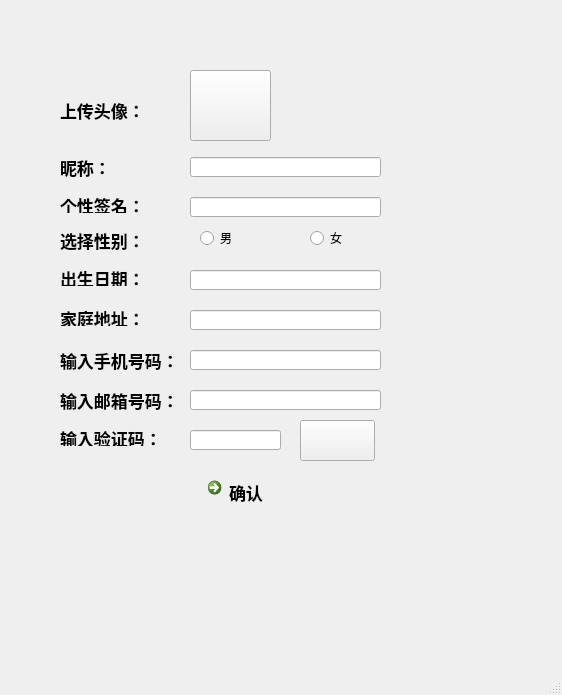
<?xml version="1.0" encoding="UTF-8"?>
<ui version="4.0">
 <class>MainWindow</class>
 <widget class="QMainWindow" name="MainWindow">
  <property name="geometry">
   <rect>
    <x>0</x>
    <y>0</y>
    <width>562</width>
    <height>695</height>
   </rect>
  </property>
  <property name="windowTitle">
   <string>MainWindow</string>
  </property>
  <widget class="QWidget" name="centralwidget">
   <widget class="QLineEdit" name="yzmText">
    <property name="geometry">
     <rect>
      <x>190</x>
      <y>430</y>
      <width>91</width>
      <height>20</height>
     </rect>
    </property>
    <property name="font">
     <font>
      <pointsize>13</pointsize>
      <weight>75</weight>
      <bold>true</bold>
     </font>
    </property>
   </widget>
   <widget class="QLabel" name="label_2">
    <property name="geometry">
     <rect>
      <x>60</x>
      <y>430</y>
      <width>111</width>
      <height>16</height>
     </rect>
    </property>
    <property name="font">
     <font>
      <pointsize>13</pointsize>
      <weight>75</weight>
      <bold>true</bold>
     </font>
    </property>
    <property name="text">
     <string>输入验证码：</string>
    </property>
   </widget>
   <widget class="QCommandLinkButton" name="qrButton">
    <property name="geometry">
     <rect>
      <x>200</x>
      <y>470</y>
      <width>185</width>
      <height>41</height>
     </rect>
    </property>
    <property name="font">
     <font>
      <family>Segoe UI</family>
      <pointsize>13</pointsize>
      <weight>75</weight>
      <bold>true</bold>
     </font>
    </property>
    <property name="text">
     <string>确认</string>
    </property>
   </widget>
   <widget class="QLabel" name="label_7">
    <property name="geometry">
     <rect>
      <x>60</x>
      <y>100</y>
      <width>121</width>
      <height>21</height>
     </rect>
    </property>
    <property name="font">
     <font>
      <pointsize>13</pointsize>
      <weight>75</weight>
      <bold>true</bold>
     </font>
    </property>
    <property name="text">
     <string>上传头像：</string>
    </property>
   </widget>
   <widget class="QLabel" name="label_4">
    <property name="geometry">
     <rect>
      <x>60</x>
      <y>197</y>
      <width>121</width>
      <height>16</height>
     </rect>
    </property>
    <property name="font">
     <font>
      <pointsize>13</pointsize>
      <weight>75</weight>
      <bold>true</bold>
     </font>
    </property>
    <property name="text">
     <string>个性签名：</string>
    </property>
   </widget>
   <widget class="QLabel" name="label_3">
    <property name="geometry">
     <rect>
      <x>60</x>
      <y>157</y>
      <width>121</width>
      <height>20</height>
     </rect>
    </property>
    <property name="font">
     <font>
      <pointsize>13</pointsize>
      <weight>75</weight>
      <bold>true</bold>
     </font>
    </property>
    <property name="text">
     <string>昵称：</string>
    </property>
   </widget>
   <widget class="QLineEdit" name="ncText">
    <property name="geometry">
     <rect>
      <x>190</x>
      <y>157</y>
      <width>191</width>
      <height>20</height>
     </rect>
    </property>
    <property name="font">
     <font>
      <pointsize>13</pointsize>
      <weight>75</weight>
      <bold>true</bold>
     </font>
    </property>
   </widget>
   <widget class="QLineEdit" name="gxText">
    <property name="geometry">
     <rect>
      <x>190</x>
      <y>197</y>
      <width>191</width>
      <height>20</height>
     </rect>
    </property>
    <property name="font">
     <font>
      <pointsize>13</pointsize>
      <weight>75</weight>
      <bold>true</bold>
     </font>
    </property>
   </widget>
   <widget class="QLabel" name="label_6">
    <property name="geometry">
     <rect>
      <x>60</x>
      <y>230</y>
      <width>121</width>
      <height>21</height>
     </rect>
    </property>
    <property name="font">
     <font>
      <pointsize>13</pointsize>
      <weight>75</weight>
      <bold>true</bold>
     </font>
    </property>
    <property name="text">
     <string>选择性别：</string>
    </property>
   </widget>
   <widget class="QLabel" name="label_5">
    <property name="geometry">
     <rect>
      <x>60</x>
      <y>390</y>
      <width>121</width>
      <height>21</height>
     </rect>
    </property>
    <property name="font">
     <font>
      <pointsize>13</pointsize>
      <weight>75</weight>
      <bold>true</bold>
     </font>
    </property>
    <property name="text">
     <string>输入邮箱号码：</string>
    </property>
   </widget>
   <widget class="QLabel" name="label">
    <property name="geometry">
     <rect>
      <x>60</x>
      <y>350</y>
      <width>121</width>
      <height>21</height>
     </rect>
    </property>
    <property name="font">
     <font>
      <pointsize>13</pointsize>
      <weight>75</weight>
      <bold>true</bold>
     </font>
    </property>
    <property name="text">
     <string>输入手机号码：</string>
    </property>
   </widget>
   <widget class="QRadioButton" name="sex_2Button">
    <property name="geometry">
     <rect>
      <x>310</x>
      <y>230</y>
      <width>89</width>
      <height>16</height>
     </rect>
    </property>
    <property name="styleSheet">
     <string notr="true">name=&quot;sex&quot;;</string>
    </property>
    <property name="text">
     <string>女</string>
    </property>
   </widget>
   <widget class="QLineEdit" name="emText">
    <property name="geometry">
     <rect>
      <x>190</x>
      <y>390</y>
      <width>191</width>
      <height>20</height>
     </rect>
    </property>
    <property name="font">
     <font>
      <pointsize>13</pointsize>
      <weight>75</weight>
      <bold>true</bold>
     </font>
    </property>
   </widget>
   <widget class="QLineEdit" name="phText">
    <property name="geometry">
     <rect>
      <x>190</x>
      <y>350</y>
      <width>191</width>
      <height>20</height>
     </rect>
    </property>
    <property name="font">
     <font>
      <pointsize>13</pointsize>
      <weight>75</weight>
      <bold>true</bold>
     </font>
    </property>
   </widget>
   <widget class="QRadioButton" name="sex_1Button">
    <property name="geometry">
     <rect>
      <x>200</x>
      <y>230</y>
      <width>89</width>
      <height>16</height>
     </rect>
    </property>
    <property name="styleSheet">
     <string notr="true">name=&quot;sex&quot; checked;</string>
    </property>
    <property name="text">
     <string>男</string>
    </property>
   </widget>
   <widget class="QLabel" name="label_8">
    <property name="geometry">
     <rect>
      <x>60</x>
      <y>310</y>
      <width>121</width>
      <height>16</height>
     </rect>
    </property>
    <property name="font">
     <font>
      <pointsize>13</pointsize>
      <weight>75</weight>
      <bold>true</bold>
     </font>
    </property>
    <property name="text">
     <string>家庭地址：</string>
    </property>
   </widget>
   <widget class="QLineEdit" name="fmText">
    <property name="geometry">
     <rect>
      <x>190</x>
      <y>310</y>
      <width>191</width>
      <height>20</height>
     </rect>
    </property>
    <property name="font">
     <font>
      <pointsize>13</pointsize>
      <weight>75</weight>
      <bold>true</bold>
     </font>
    </property>
   </widget>
   <widget class="QLabel" name="label_9">
    <property name="geometry">
     <rect>
      <x>60</x>
      <y>270</y>
      <width>121</width>
      <height>16</height>
     </rect>
    </property>
    <property name="font">
     <font>
      <pointsize>13</pointsize>
      <weight>75</weight>
      <bold>true</bold>
     </font>
    </property>
    <property name="text">
     <string>出生日期：</string>
    </property>
   </widget>
   <widget class="QLineEdit" name="gxText_2">
    <property name="geometry">
     <rect>
      <x>190</x>
      <y>270</y>
      <width>191</width>
      <height>20</height>
     </rect>
    </property>
    <property name="font">
     <font>
      <pointsize>13</pointsize>
      <weight>75</weight>
      <bold>true</bold>
     </font>
    </property>
   </widget>
   <widget class="QPushButton" name="txbutton">
    <property name="geometry">
     <rect>
      <x>190</x>
      <y>70</y>
      <width>81</width>
      <height>71</height>
     </rect>
    </property>
    <property name="text">
     <string/>
    </property>
   </widget>
   <widget class="QPushButton" name="yzbtun">
    <property name="geometry">
     <rect>
      <x>300</x>
      <y>420</y>
      <width>75</width>
      <height>41</height>
     </rect>
    </property>
    <property name="text">
     <string/>
    </property>
   </widget>
   <widget class="QLabel" name="label_10">
    <property name="geometry">
     <rect>
      <x>400</x>
      <y>430</y>
      <width>131</width>
      <height>20</height>
     </rect>
    </property>
    <property name="text">
     <string/>
    </property>
   </widget>
  </widget>
  <widget class="QMenuBar" name="menubar">
   <property name="geometry">
    <rect>
     <x>0</x>
     <y>0</y>
     <width>562</width>
     <height>23</height>
    </rect>
   </property>
  </widget>
  <widget class="QStatusBar" name="statusbar"/>
 </widget>
 <resources/>
 <connections/>
</ui>
